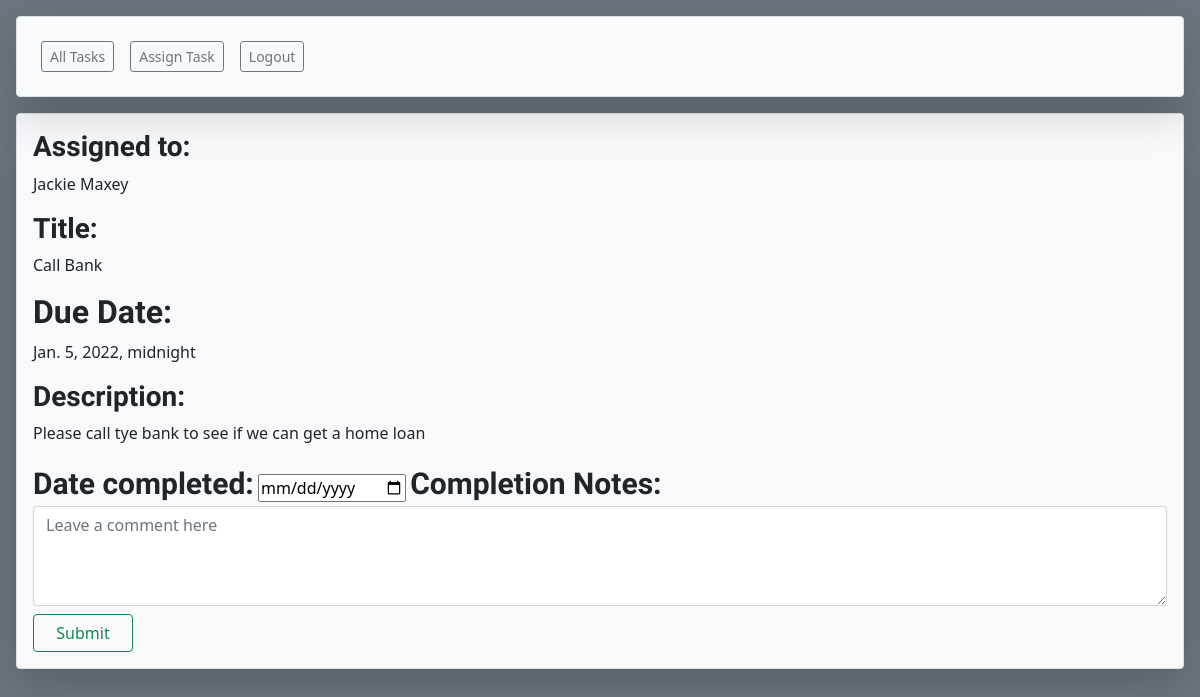
Screenshot of /complete_task/1 with the database file from the repository.
### team_task_manager_app/models.py (models this page shows)
class User(models.Model):
    first_name = models.CharField(max_length=255)
    last_name = models.CharField(max_length=255)
    email = models.CharField(max_length=255)
    password = models.CharField(max_length=255)
    phone_number = models.CharField(max_length=255)
    objects = UserManager()
    created_at = models.DateTimeField(auto_now_add=True)
    updated_at = models.DateTimeField(auto_now=True)

class Task(models.Model):
    title = models.CharField(max_length=255)
    description = models.TextField()
    due_date = models.DateTimeField(null=True)
    creator = models.ForeignKey(User, related_name="has_created_task", on_delete=models.CASCADE)
    assigned_user = ManyToManyField(User, related_name="users_tasks")
    user_likes = models.ManyToManyField(User, related_name='liked_posts')
    created_at = models.DateTimeField(auto_now_add=True)
    updated_at = models.DateTimeField(auto_now=True)
    objects = TaskManager()

### team_task_manager_app/views.py (the view)
# urls.py: path('complete_task/<int:id>', views.complete_task),
def complete_task(request, id):
    context = {
        'task':Task.objects.get(id = id)
    }
    return render(request,'complete_task.html', context)

### team_task_manager_app/templates/complete_task.html (shortened to what this page needs)
<!DOCTYPE html>
<html lang="en">
<head>
    {% load static %}
    <link href="https://cdn.jsdelivr.net/npm/bootstrap@5.0.2/dist/css/bootstrap.min.css" rel="stylesheet">
    <link rel="stylesheet" href="{% static 'all_tasks.css' %}">
</head>
<body class="bg-secondary">
    <div class="m-3">
        <nav id ="nav" class="navbar bg-light navbar-expand-lg navbar-light shadow-lg p-3 mb-1 border rounded" >
            <div class="collapse navbar-collapse" id="navbarSupportedContent">
            <ul class="navbar-nav mr-auto" >
                <li class="nav-item active">
                <a class="btn btn-sm btn-outline-secondary m-2" href="/all_tasks">All Tasks</a>
                </li>
                <li class="nav-item">
                <a class="btn btn-sm btn-outline-secondary m-2" href="/create_task">Assign Task</a>
                </li>
                <li class="nav-item">
                    <a class="btn btn-sm btn-outline-secondary m-2" href="/logout">Logout</a>
                </li>
            </ul>
            </div>
        </nav>
    </div>
    <div id ="header" class="border bg-light shadow-lg rounded-2 m-3 p-3">
        <div class="d-flex flex-column justify-content-around">
            <div class="input_block">
                <h3>Assigned to:</h3>
                {% for user in task.assigned_user.all %}
                <p>{{user.first_name}} {{user.last_name}}</p>
                {% endfor %}
            </div>
            <div class="input_block" class = "">
            <h3>Title:</h3>
            <p>{{task.title}}</p>
            <h2>Due Date:</h2>
            <p>{{task.due_date}}</p>
            </div>
        <div id="task_desc" class="">
            <h3>Description:</h3>
            <p>{{task.description}}</p>
        </div>
    </div>
    <div class="form-group">
        <form action="/task_completion/{{task.id}}" method="POST">
            <label for="">Date completed:</label>
            <input type="date" value="" name="completion_date">
            <label for="">Completion Notes:</label>
            <textarea class="form-control" placeholder="Leave a comment here" id="floatingTextarea2" style="height: 100px" name="completion_notes"></textarea>
            <button class="btn btn-outline-success mt-2" style="width: 100px;">Submit</button>
        </form>
    </div>
</div>
</body>
</html>

### team_task_manager_app/static/all_tasks.css (style rules this page uses)
body { background-color: #D9E2EC; }
h3,h2,h1, label { font-family: "Sofia", sans-serif; font-weight: bold; }
label { font-size: 30px; }

### rows the page displays
User: first_name "Jackie", last_name "Maxey"
Task: title "Call Bank", due_date "Jan. 5, 2022, midnight", description "Please call tye bank to see if we can get a home loan"
